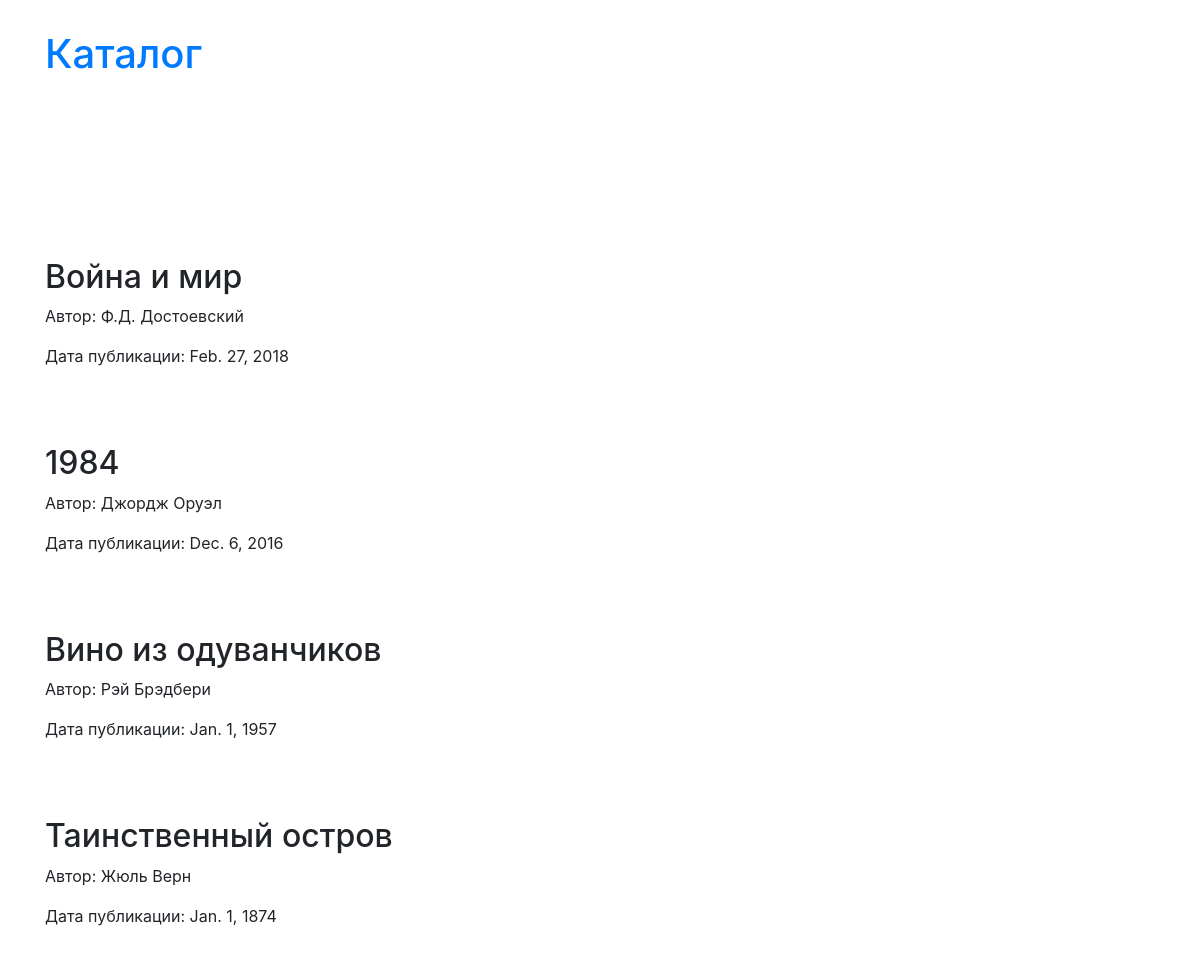
The page / on the database its author committed.
### books/models.py (models this page shows, shortened)
class Book(models.Model):
    name = models.CharField(u'Название', max_length=64)
    author = models.CharField(u'Автор', max_length=64)
    pub_date = models.DateField(u'Дата публикации')

### books/views.py (the view)
# urls.py: path('', BookListView.as_view()),
class BookListView(generic.ListView):
    model = Book
    def get_queryset(self, **kwargs):
        year = self.kwargs.get('year')
        month = self.kwargs.get('month')
        day = self.kwargs.get('day')
        print(f'{year}+{month}+{day}')
        if year and month and day:
            pub_date = datetime.strptime(f'{year}.{month}.{day}', '%Y.%m.%d')
            print(pub_date)
            return super(BookListView, self).get_queryset().filter(pub_date=pub_date)
        return super(BookListView, self).get_queryset()

### templates/books/book_list.html (shortened to what this page needs)
{% extends "base.html" %}
{% load static %}
{% block content %}
    <div class="container">
        <div class="header">
            <h1><a href="/books">Каталог</a></h1>
        </div>
        {% for book in object_list %}
        <div class="row">
            <div class="book col-md-4">
                <h2>{{ book.name}}</h2>
                <p>Автор: {{ book.author}}</p>
                <p>Дата публикации: {{ book.pub_date}}</p>
            </div>
        </div>
        {% endfor %}
    </div>
{% endblock %}

### templates/base.html (shortened to what this page needs)
<!DOCTYPE html>{% load static %}
<html>
  <head>
    <link type="text/css" rel="stylesheet" href="{% static "css/bootstrap.css" %}"  media="screen,projection"/>
    <link type="text/css" rel="stylesheet" href="{% static "css/style.css" %}"  media="screen,projection"/>
  </head>
  <body>
    {% block content %}{% endblock %}
  </body>
</html>

### static/css/style.css (style rules this page uses)
.header { margin-top: 30px; margin-bottom: 150px; }
.book { margin-top: 30px; margin-bottom: 30px; }

### rows shown on the page
Book: name "Война и мир", author "Ф.Д. Достоевский", pub_date "Feb. 27, 2018"
Book: name "1984", author "Джордж Оруэл", pub_date "Dec. 6, 2016"
Book: name "Винo из одуванчиков", author "Рэй Брэдбери", pub_date "Jan. 1, 1957"
Book: name "Таинственный остров", author "Жюль Верн", pub_date "Jan. 1, 1874"
